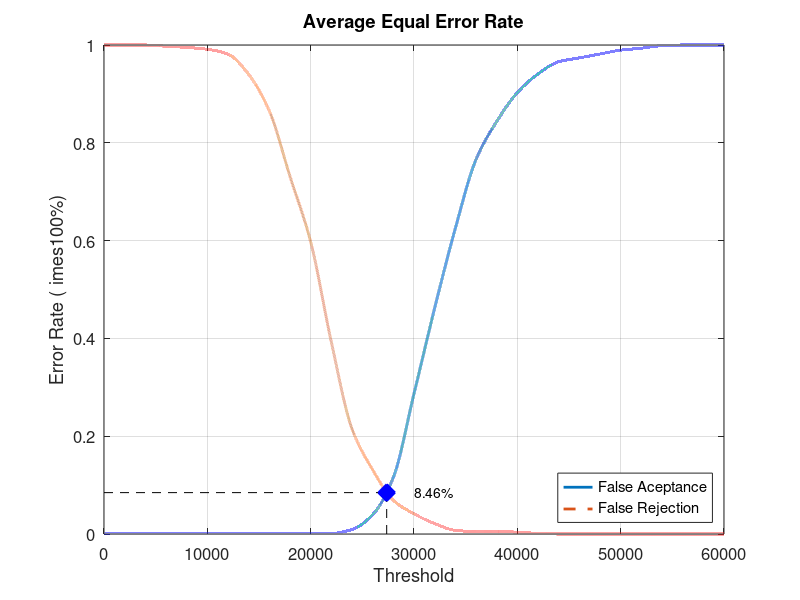
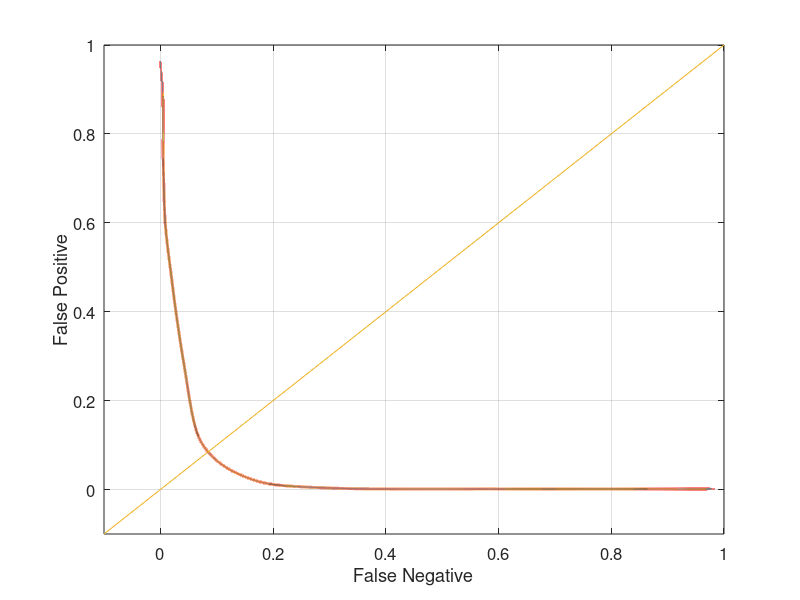

Here is the MATLAB script that generated these plots, in order:
close all;
clear;
clc;
x = 0:2000:60000;
xq = 0:0.5:60000;

y0 = [0 0.00131579 0.00131579 0.00131579 0.00131579 0.00131579 0.00131579 0.00131579 0.00131579 0.00131579 0.00131579 0.00131579 0.00921053 0.0394737 0.115789 0.286842 0.461842 0.625 0.765789 0.843421 0.902632 0.940789 0.965789 0.973684 0.981579 0.989474 0.993421 0.998684 1 1 1]
yy0 = interp1(x, y0, xq, 'pchip');
y1 = [1 1 1 0.9975 0.995 0.99125 0.98125 0.94 0.865 0.73125 0.5975 0.3925 0.215 0.13125 0.06875 0.04125 0.02125 0.0075 0.005 0.005 0.00375 0.00125 0 0 0 0 0 0 0 0 0]
yy1 = interp1(x, y1, xq, 'pchip');

% Calculating EER: 
y2 = abs(y0 - y1);
find(y2 == min(y2))
yy2 = abs(yy0 - yy1);
xEER = find(yy2 == min(yy2));
xEERIndex = xq(xEER) % X-axis EER
yEER = yy0(xEER) % Y-axis EER

main = figure
plot(xq, yy0,'-','LineWidth', 2);	hold on
plot(xq, yy1,'--','LineWidth', 2);	hold on
plot([xEERIndex xEERIndex], [0 yEER], 'k--');	hold on
plot([0 xEERIndex], [yEER yEER], 'k--');	hold on
plot(xEERIndex, yEER, 'bx', 'LineWidth', 10);	hold on
text(xEERIndex + 10 * xEERIndex / 100, yEER, [num2str(round((10000 * yEER)) / 100) '%'])
legend('False Aceptance', 'False Rejection', 'Location', 'SouthEast')
xlabel('Threshold')
ylabel('Error Rate (	imes100%)')
title('Average Equal Error Rate')
set(gca, 'FontSize', 12)
axis([0 60000 0 1])
grid on

print(main, 'Experiment3AverageMain', '-dpng');
FNRxFPR = figure('Color', [1 1 1]);
plot(yy1, yy0, '-', yy1, yy0, 'LineWidth', 2);
hold on
y = -0.1:0.1:1
plot(y, y); 
set(gca, 'FontSize', 12)
xlabel('False Negative')
ylabel('False Positive')
axis([-0.1 1 -0.1 1])
set(gca, 'FontSize', 12)
grid on

print(FNRxFPR, 'Experiment3AverageFNRxFPR','-dpng');
